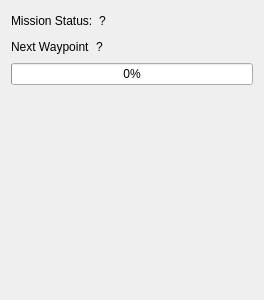
<?xml version="1.0" encoding="UTF-8"?>
<ui version="4.0">
 <class>Form</class>
 <widget class="QWidget" name="Form">
  <property name="geometry">
   <rect>
    <x>0</x>
    <y>0</y>
    <width>264</width>
    <height>300</height>
   </rect>
  </property>
  <property name="windowTitle">
   <string>Form</string>
  </property>
  <layout class="QVBoxLayout" name="verticalLayout">
   <item>
    <layout class="QHBoxLayout" name="horizontalLayout_3">
     <item>
      <widget class="QLabel" name="label_3">
       <property name="text">
        <string>Mission Status:</string>
       </property>
       <property name="textFormat">
        <enum>Qt::AutoText</enum>
       </property>
       <property name="scaledContents">
        <bool>false</bool>
       </property>
      </widget>
     </item>
     <item>
      <widget class="QLabel" name="missionStatusLbl">
       <property name="text">
        <string>?</string>
       </property>
      </widget>
     </item>
     <item>
      <spacer name="horizontalSpacer_3">
       <property name="orientation">
        <enum>Qt::Horizontal</enum>
       </property>
       <property name="sizeHint" stdset="0">
        <size>
         <width>40</width>
         <height>20</height>
        </size>
       </property>
      </spacer>
     </item>
    </layout>
   </item>
   <item>
    <layout class="QHBoxLayout" name="horizontalLayout">
     <item>
      <widget class="QLabel" name="label">
       <property name="text">
        <string>Next Waypoint</string>
       </property>
       <property name="textFormat">
        <enum>Qt::AutoText</enum>
       </property>
       <property name="scaledContents">
        <bool>false</bool>
       </property>
      </widget>
     </item>
     <item>
      <widget class="QLabel" name="nextWptLbl">
       <property name="text">
        <string>?</string>
       </property>
      </widget>
     </item>
     <item>
      <spacer name="horizontalSpacer">
       <property name="orientation">
        <enum>Qt::Horizontal</enum>
       </property>
       <property name="sizeHint" stdset="0">
        <size>
         <width>40</width>
         <height>20</height>
        </size>
       </property>
      </spacer>
     </item>
    </layout>
   </item>
   <item>
    <widget class="QProgressBar" name="missionProgressBar">
     <property name="value">
      <number>0</number>
     </property>
    </widget>
   </item>
   <item>
    <spacer name="verticalSpacer">
     <property name="orientation">
      <enum>Qt::Vertical</enum>
     </property>
     <property name="sizeHint" stdset="0">
      <size>
       <width>20</width>
       <height>40</height>
      </size>
     </property>
    </spacer>
   </item>
  </layout>
 </widget>
 <resources/>
 <connections/>
</ui>
